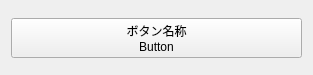
<?xml version="1.0" encoding="UTF-8"?>
<ui version="4.0">
 <class>wdt_button_area</class>
 <widget class="QWidget" name="wdt_button_area">
  <property name="geometry">
   <rect>
    <x>0</x>
    <y>0</y>
    <width>313</width>
    <height>75</height>
   </rect>
  </property>
  <property name="windowTitle">
   <string>Form</string>
  </property>
  <layout class="QVBoxLayout" name="verticalLayout">
   <item>
    <spacer name="spacer_top">
     <property name="orientation">
      <enum>Qt::Vertical</enum>
     </property>
     <property name="sizeHint" stdset="0">
      <size>
       <width>20</width>
       <height>0</height>
      </size>
     </property>
    </spacer>
   </item>
   <item>
    <widget class="QPushButton" name="btn_simple_1">
     <property name="layoutDirection">
      <enum>Qt::LeftToRight</enum>
     </property>
     <property name="text">
      <string>ボタン名称
Button</string>
     </property>
    </widget>
   </item>
   <item>
    <spacer name="spacer_bottom">
     <property name="orientation">
      <enum>Qt::Vertical</enum>
     </property>
     <property name="sizeHint" stdset="0">
      <size>
       <width>20</width>
       <height>0</height>
      </size>
     </property>
    </spacer>
   </item>
  </layout>
 </widget>
 <resources/>
 <connections>
  <connection>
   <sender>btn_simple_1</sender>
   <signal>clicked()</signal>
   <receiver>btn_simple_1</receiver>
   <slot>click()</slot>
   <hints>
    <hint type="sourcelabel">
     <x>156</x>
     <y>37</y>
    </hint>
    <hint type="destinationlabel">
     <x>156</x>
     <y>37</y>
    </hint>
   </hints>
  </connection>
 </connections>
</ui>
